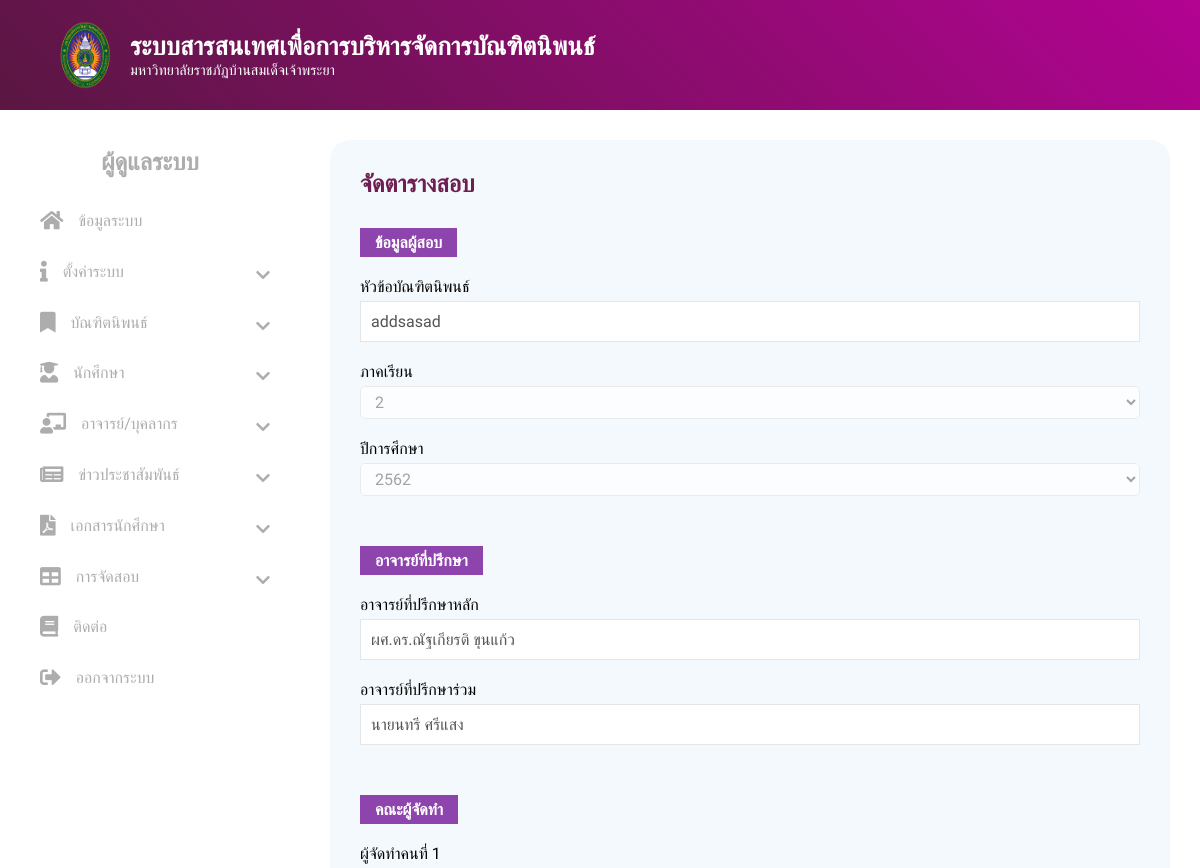
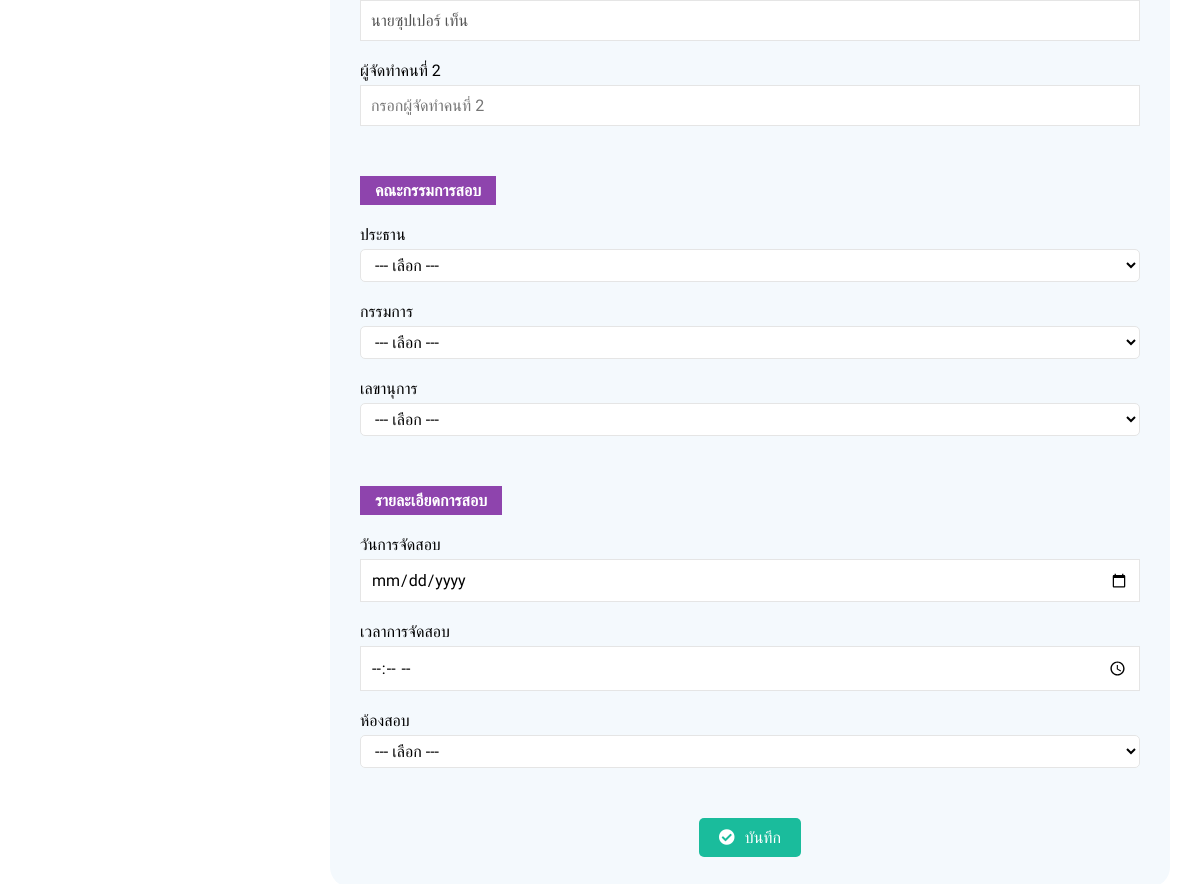
/admin/_examDetail.php?research_id=1, run on the app's committed database (2 pictures, top to bottom).
### tables this page shows
CREATE TABLE `research` (
  `research_id` int(6) NOT NULL,
  `name_th` varchar(400) NOT NULL,
  `name_eng` varchar(400) NOT NULL,
  `look` varchar(100) DEFAULT NULL,
  `types` varchar(100) NOT NULL,
  `term` varchar(5) NOT NULL,
  `year` varchar(10) NOT NULL,
  `personal_main` int(6) NOT NULL,
  `personal_sup` int(6) NOT NULL,
  `student_one` varchar(200) NOT NULL,
  `student_two` varchar(200) DEFAULT NULL,
  `abstract` varchar(1000) NOT NULL,
  `file1` varchar(200) DEFAULT NULL,
  `file2` varchar(200) DEFAULT NULL,
  `file3` varchar(200) DEFAULT NULL,
  `file4` varchar(200) DEFAULT NULL,
  `status1` int(1) NOT NULL,
  `status2` int(1) NOT NULL,
  `status3` int(1) NOT NULL,
  `status4` int(1) NOT NULL,
  `create_up` text NOT NULL,
  `update_up` text NOT NULL
);

CREATE TABLE `personal` (
  `personal_id` int(5) NOT NULL,
  `tname` varchar(10) NOT NULL,
  `fname` varchar(100) NOT NULL,
  `lname` varchar(100) NOT NULL,
  `email` varchar(100) NOT NULL,
  `tel` varchar(20) NOT NULL,
  `username` varchar(50) NOT NULL,
  `password` varchar(100) NOT NULL,
  `dateofbirth` varchar(20) NOT NULL,
  `status` int(1) NOT NULL,
  `create_up` varchar(20) NOT NULL
);

### admin/_examDetail.php (the view, shortened to what this page needs)
<!DOCTYPE html>
<html lang="en">
<head>
    <?php include('root.php'); ?>
    <?php include('import.php'); ?>
</head>
<body>
<?php include('navbar.php'); ?>
<?php
    $stmt = $pdo->query("select * from research where research_id = ".$_REQUEST['research_id']."  ");
    while($row = $stmt->fetch(PDO::FETCH_ASSOC)){
?>
    <form class="main" action="postexamDetail.php" method="post">
        <div class="sidebar">
            <?php include('sidebar.php'); ?>
        </div>
        <div class="dashboard">
            <h2 class="dashboard-title">จัดตารางสอบ</h2>
            <h4 class="title-main">ข้อมูลผู้สอบ</h4>
            <div class="form-control">
                <p>หัวข้อบัณฑิตนิพนธ์</p>
                <input type="text" value="<?php echo $row['name_th'] ; ?>" disabled="disabled" class="txt-input" placeholder="กรอกหัวข้อบัณฑิตนิพนธ์">
            </div>
            <div class="form-control">
                <p>ภาคเรียน</p>
                <select class="sel sel-input" disabled="disabled">
                    <option value="<?php echo $row['term'] ; ?>"><?php echo $row['term'] ; ?></option>
                </select>
            </div>
            <div class="form-control">
                <p>ปีการศึกษา</p>
                <select class="sel sel-input" disabled="disabled">
                    <option value="<?php echo $row['year'] ; ?>"><?php echo $row['year'] ; ?></option>
                </select>
            </div>
            <h4 class="mt-50 title-main">อาจารย์ที่ปรึกษา</h4>
            <div class="form-control">
                <p>อาจารย์ที่ปรึกษาหลัก</p>
    <?php
    $stmt2 = $pdo->query("select * from personal where personal_id = ".$row['personal_main']." ");
    while($row2 = $stmt2->fetch(PDO::FETCH_ASSOC)){
    ?>
                <input type="text" value="<?php echo $row2['tname'] ?><?php echo $row2['fname'] ?> <?php echo $row2['lname'] ?>" class="txt-input" disabled="disabled" placeholder="กรอกอาจารย์ที่ปรึกษาหลัก">
     <?php
    }
    ?>
            </div>
            <div class="form-control">
                <p>อาจารย์ที่ปรึกษาร่วม</p>
                <?php
    $stmt2 = $pdo->query("select * from personal where personal_id = ".$row['personal_sup']." ");
    while($row2 = $stmt2->fetch(PDO::FETCH_ASSOC)){
    ?>
                <input type="text" value="<?php echo $row2['tname'] ?><?php echo $row2['fname'] ?> <?php echo $row2['lname'] ?>" class="txt-input" disabled="disabled" placeholder="กรอกอาจารย์ที่ปรึกษาร่วม">
                <?php
    }
    ?>
            </div>
            <h4 class="mt-50 title-main">คณะผู้จัดทำ</h4>
            <div class="form-control">
                <p>ผู้จัดทำคนที่ 1</p>
                <input type="text" value="<?php echo $row['student_one'] ; ?>" class="txt-input" disabled="disabled" placeholder="กรอกผู้จัดทำคนที่ 1">
            </div>
            <div class="form-control">
                <p>ผู้จัดทำคนที่ 2</p>
                <input type="text" value="<?php echo $row['student_two'] ; ?>" class="txt-input" disabled="disabled"  placeholder="กรอกผู้จัดทำคนที่ 2">
            </div>
            <h4 class="mt-50 title-main">คณะกรรมการสอบ</h4>
            <div class="form-control">
                <p>ประธาน</p>
                <select name="personal1"  required class="sel sel-input" >
                <option value="">--- เลือก ---</option>
                </select>
            </div>
            <div class="form-control">
                <p>กรรมการ</p>
                <select name="personal2"  required class="sel sel-input" >
                <option value="">--- เลือก ---</option>
                </select>
            </div>
            <div class="form-control">
                <p>เลขานุการ</p>
                <select name="personal3"  required class="sel sel-input" >
                <option value="">--- เลือก ---</option>
                </select>
            </div>
            <h4 class="mt-50 title-main">รายละเอียดการสอบ</h4>
            <div class="form-control">
                <p>วันการจัดสอบ</p>
                <input  required type="date" name="date_exam" class="txt-input" >
            </div>
            <div class="form-control">
                <p>เวลาการจัดสอบ</p>
                <input required type="time" class="txt-input"  name="time_exam" >
            </div>
            <div class="form-control">
                <p>ห้องสอบ</p>
                <select required name="class" class="sel sel-input">
                    <option value="">--- เลือก ---</option>
                </select>
            </div>
            <div class="btn-control mt-50">
                <button class="btn btn-success"><i class="fas fa-check-circle"></i>บันทึก</button>
            </div>
        </div>
    </form>
    <?php
   }
?>
</body>
</html>

### admin/sidebar.php (shortened to what this page needs)
<div class="sidebar-top">
    <br><br>
    <h2 class="sb-sub-head">ผู้ดูแลระบบ</h2>
    <ul class="sb-ul">
        <li><a href="dashboard.php"><i class="fas fa-home fontawesome"></i>ข้อมูลระบบ</a></li>
        <li><a><i class="fas fa-info fontawesome"></i>ตั้งค่าระบบ<i class="fas fa-chevron-down chev-pos"></i></a>
        </li>
        <li><a><i class="fas fa-bookmark fontawesome"></i>บัณฑิตนิพนธ์<i class="fas fa-chevron-down chev-pos"></i></a>
        </li>
        <li><a><i class="fas fa-user-graduate fontawesome"></i>นักศึกษา<i class="fas fa-chevron-down chev-pos"></i></a>
        </li>
        <li><a><i class="fas fa-chalkboard-teacher fontawesome"></i>อาจารย์/บุคลากร<i class="fas fa-chevron-down chev-pos"></i></a>
        </li>
        <li><a><i class="fas fa-newspaper fontawesome"></i>ข่าวประชาสัมพันธ์<i class="fas fa-chevron-down chev-pos"></i></a>
        </li>
        <li><a><i class="fas fa-file-pdf fontawesome"></i>เอกสารนักศึกษา<i class="fas fa-chevron-down chev-pos"></i></a>
        </li>
        <li><a><i class="fas fa-table fontawesome"></i>การจัดสอบ<i class="fas fa-chevron-down chev-pos"></i></a>
        </li>
        <li><a href="contact.php"><i class="fas fa-book fontawesome"></i>ติดต่อ</a></li>
        <li><a href="logout.php"><i class="fas fa-sign-out-alt fontawesome"></i>ออกจากระบบ</a></li>
    </ul>
</div>

### css/admin.css (style rules this page uses)
* { margin: 0; padding: 0; box-sizing: border-box; font-family: 'Sarabun', sans-serif; }
:root { --theme-primary: #6F1E51; --theme-sub: #8e44ad; --theme-cut: #fff; --theme-cut-sub: #f1c40f; --theme-fade-f7: #f7f7f7; --theme-fade-e5: #e5e5e5; --theme-fade-ad: #adadad; --danger: #EA2027; --warning: #FFC312; --success: #1abc9c; --info: #3498db; }
.btn { display: flex; justify-content: center; align-items: center; text-decoration: none; border: none; font-size: 1rem; border-radius: 5px; transition: .3s ease; cursor: pointer; padding: 10px 20px; margin: 0 10px; }
.btn-success { background: var(--success); color: var(--theme-cut); }
.btn-primary i, .btn-danger i, .btn-warning i, .btn-success i, .btn-info i { margin-right: 10px; }
.mt-50 { margin-top: 50px; }
.main { position: relative; width: 100%; height: calc(100vh - 110px); overflow: auto; display: flex; justify-content: center; }
.sidebar { max-width: 300px; width: 100%; overflow: auto; background: #fff; padding: 0 10px; z-index: 50; display: flex; flex-direction: column; justify-content: space-between; align-items: center; }
.sidebar-top, .sidebar-bottom { display: flex; flex-direction: column; align-items: center; width: 100%; }
.dashboard { width: 100%; overflow: auto; background: #F4F9FD; border-radius: 20px; padding: 30px; margin: 30px; }
.sb-sub-head { color: var(--theme-fade-ad); margin-bottom: 20px; }
.sb-ul { width: 100%; }
.sb-ul li { list-style: none; }
.sb-ul li a { display: flex; text-decoration: none; color: var(--theme-fade-ad); padding: 15px 30px; transition: .3s ease; border-radius: 10px; position: relative; cursor: pointer; }
.sb-ul li a .fontawesome { font-size: 1.3rem; margin-right: 15px; }
.chev-pos { position: absolute; right: 20px; top: 20px; transform: rotate(0deg); transition: .3s ease; }
.dashboard-title { color: var(--theme-primary); font-weight: 900; margin-bottom: 30px; }
.title-main { background: var(--theme-sub); color: var(--theme-cut); padding: 5px 15px; width: fit-content; margin-bottom: 10px; }
.btn-control { width: 100%; display: flex; justify-content: center; }
.txt-input { font-size: 1rem; padding: 10px; border: 1px solid #e5e5e5; background: var(--theme-cut); outline-color: var(--theme-primary); }
.form-control { width: 100%; display: flex; flex-direction: column; margin: 20px 0; }
.form-control p { margin-bottom: 5px; }
.sel-input { background: var(--theme-cut); outline-color: var(--theme-primary); }
.sel { font-size: 1rem; padding: 5px 10px; border: 1px solid #e5e5e5; border-radius: 5px; }

### data on the page
research: name_th "addsasad", term "2", year "2562", student_one "นายซุปเปอร์ เท็น"
personal: tname+fname+lname "ผศ.ดร.ณัฐเกียรติ ขุนแก้ว"
personal: tname+fname+lname "นายนทรี ศรีแสง"
